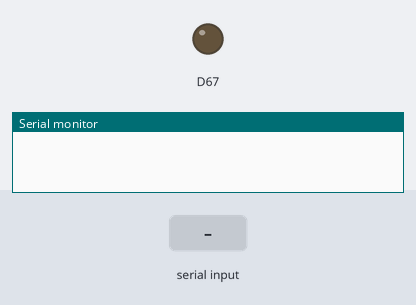
A sketch run on a simulated Arduino Due. On the bench: output pins drawn as LEDs (lit = HIGH), the last lines printed to the serial monitor. Inputs (shaded band) come from the test bench.

Above: at 1.2 s.
1.3 s: "s" received over Serial
At 2.0 s:
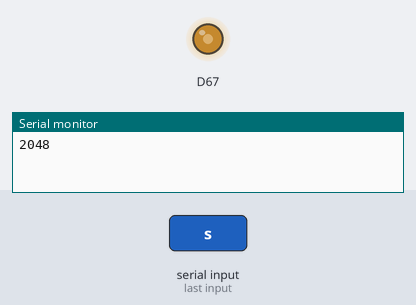
Timing chart, 0 to 4.3 s (numbered marks = the images above; inputs shaded):
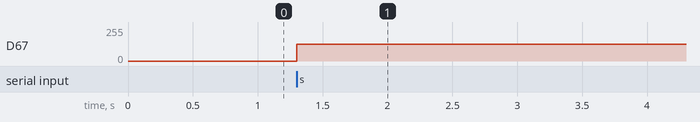

The sketch:

lab04.ino
```cpp
void setup() {
  // setup the serial connection
  Serial.begin(230400);
  // the default resolution of the ADC is set to 10 bits (maximum is 12 bits)
  analogReadResolution(12);
  analogWriteResolution(12);  // sets the analog output resolution to 12 bit (4096 levels)
  pinMode(A0,INPUT);
  pinMode(DAC1,OUTPUT);
}

void loop() {

  int dataA0,flag;
  float data;
  char incoming;

  flag = 1;

 if(flag == 0){
  while(1)
  {
    data = analogRead(A0);
    data = ((float) data*3.3/4095-0.55)*4095/2.2;
    if(data<0){
      data=0;
    }
    if(data>4095){
      data=4095;
    }
    analogWrite(DAC1, (int)data);  // Output the analog sine waveform on DAC1 pin
    delayMicroseconds(650);
  }
 }


 if(flag == 1){
  // check if the serial port is available and if something is received from the serial port
  if( Serial.available() )
  {
    Serial.readBytes(&incoming,1);
    if (incoming == 's')   // we chose s as the "trigger" character
    {
      dataA0 = analogRead(A0);
      data = ((float)dataA0*3.3/4095-0.55)*4095/2.2;
      if(data<0){
        data=0;
      }
      if(data>4095){
        data=4095;
      }
      analogWrite(DAC1, (int)data);
      delayMicroseconds(600);
      Serial.print((int)dataA0);
    }
  }
 }

}
```

Measured:
- after the input at 1.3 s, D67: 0/255 → 127/255 at once
